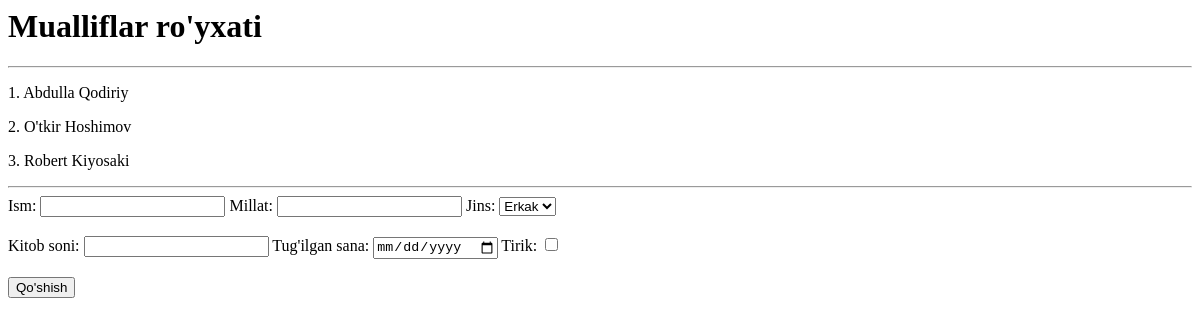
The page /mualliflar/ on the database as committed earlier.
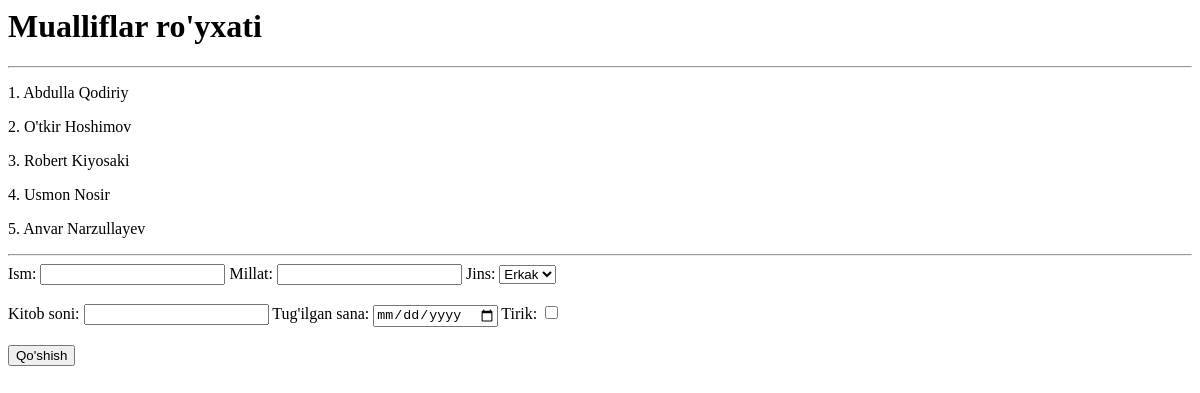
The same page on the database as committed later.
### main/models.py (models this page shows, shortened)
class Muallif(models.Model):
    ism = models.CharField(max_length=255)
    t_yil = models.DateField(blank=True, null=True)
    jins = models.CharField(max_length=10, choices=(('Erkak', 'Erkak'), ('Ayol', 'Ayol')))
    millat = models.CharField(max_length=50, blank=True, null=True)
    tirik = models.BooleanField(default=False)
    kitob_soni = models.PositiveSmallIntegerField(blank=True, null=True)
    class Meta:
        verbose_name = 'Muallif'
        verbose_name_plural = 'Mualliflar'

### main/views.py (the view, shortened to what this page needs)
# urls.py: path('mualliflar/', mualliflar_view, name='mualliflar'),
def mualliflar_view(request):
    mualliflar = Muallif.objects.all()
    context = {
        'mualliflar': mualliflar
    }
    return render(request, 'mualliflar.html', context)

### templates/mualliflar.html (shortened to what this page needs)
<h1>Mualliflar ro'yxati</h1>
<hr>
{% for muallif in mualliflar %}
    <p>{{ forloop.counter }}. {{ muallif.ism }}</p>
{% endfor %}
<hr>
<form method="post">
    <label>Ism: </label>
    <input name="ism" type="text">
    <label>Millat: </label>
    <input name="millat" type="text">
    <label>Jins:</label>
    <select name="jins">
        <option>Erkak</option>
    </select>
    <br><br>
    <label>Kitob soni: </label>
    <input name="kitob_soni" type="number">
    <label>Tug'ilgan sana: </label>
    <input name="t_yil" type="date">
    <label>Tirik: </label>
    <input name="tirik" type="checkbox">
    <br><br>
    <button>Qo'shish</button>
</form>

Rows that differ between the two databases and show on the page:
added Muallif: ism "Usmon Nosir"
added Muallif: ism "Anvar Narzullayev"
